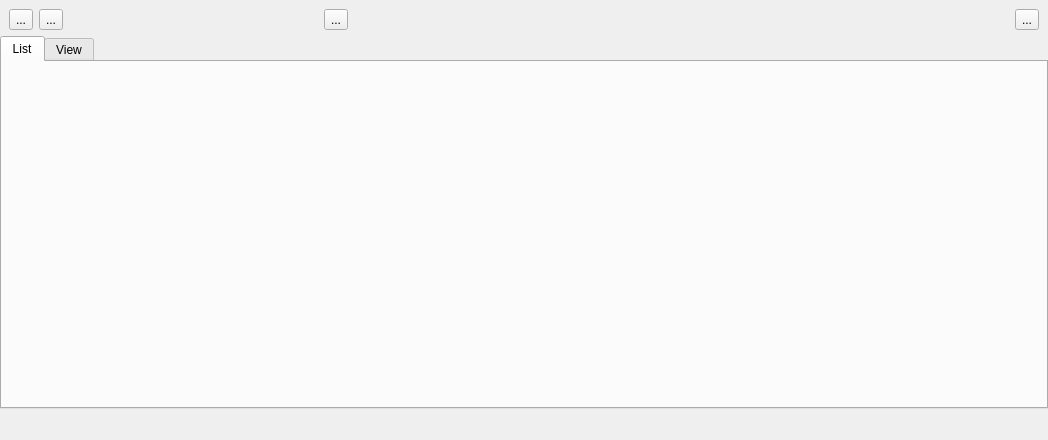
<?xml version="1.0" encoding="UTF-8"?>
<ui version="4.0">
 <class>MainWindow</class>
 <widget class="QMainWindow" name="MainWindow">
  <property name="geometry">
   <rect>
    <x>0</x>
    <y>0</y>
    <width>1048</width>
    <height>440</height>
   </rect>
  </property>
  <property name="windowTitle">
   <string>Sloppy</string>
  </property>
  <property name="styleSheet">
   <string notr="true">MainWindow {
background-color:  rgb(32,32,32);
}</string>
  </property>
  <widget class="QWidget" name="centralwidget">
   <property name="autoFillBackground">
    <bool>false</bool>
   </property>
   <layout class="QVBoxLayout" name="verticalLayout_2" stretch="0,0,0,0">
    <property name="spacing">
     <number>6</number>
    </property>
    <property name="leftMargin">
     <number>0</number>
    </property>
    <property name="topMargin">
     <number>0</number>
    </property>
    <property name="rightMargin">
     <number>0</number>
    </property>
    <property name="bottomMargin">
     <number>0</number>
    </property>
    <item>
     <layout class="QHBoxLayout" name="topbar" stretch="1,1,1">
      <property name="leftMargin">
       <number>9</number>
      </property>
      <property name="topMargin">
       <number>9</number>
      </property>
      <property name="rightMargin">
       <number>9</number>
      </property>
      <item>
       <layout class="QHBoxLayout" name="horizontalLayout_3">
        <item>
         <widget class="QToolButton" name="buttonSettings">
          <property name="toolTip">
           <string>Settings</string>
          </property>
          <property name="text">
           <string>...</string>
          </property>
          <property name="icon">
           <iconset resource="resources.qrc">
            <normaloff>:/icons/icons/icon_settings.svg</normaloff>:/icons/icons/icon_settings.svg</iconset>
          </property>
          <property name="iconSize">
           <size>
            <width>20</width>
            <height>20</height>
           </size>
          </property>
         </widget>
        </item>
        <item>
         <widget class="QToolButton" name="buttonAutoTagger">
          <property name="toolTip">
           <string>Train AutoTagger</string>
          </property>
          <property name="text">
           <string>...</string>
          </property>
          <property name="icon">
           <iconset resource="resources.qrc">
            <normaloff>:/icons/icons/icon_brain.svg</normaloff>:/icons/icons/icon_brain.svg</iconset>
          </property>
          <property name="iconSize">
           <size>
            <width>20</width>
            <height>20</height>
           </size>
          </property>
         </widget>
        </item>
        <item>
         <spacer name="horizontalSpacer">
          <property name="orientation">
           <enum>Qt::Horizontal</enum>
          </property>
          <property name="sizeHint" stdset="0">
           <size>
            <width>40</width>
            <height>20</height>
           </size>
          </property>
         </spacer>
        </item>
        <item>
         <widget class="QToolButton" name="buttonToggleShuffle">
          <property name="toolTip">
           <string>Toggle Shuffle</string>
          </property>
          <property name="text">
           <string>...</string>
          </property>
          <property name="icon">
           <iconset resource="resources.qrc">
            <normaloff>:/icons/icons/icon_list.svg</normaloff>
            <normalon>:/icons/icons/icon_dice.svg</normalon>:/icons/icons/icon_list.svg</iconset>
          </property>
          <property name="iconSize">
           <size>
            <width>20</width>
            <height>20</height>
           </size>
          </property>
          <property name="checkable">
           <bool>true</bool>
          </property>
          <property name="checked">
           <bool>false</bool>
          </property>
         </widget>
        </item>
       </layout>
      </item>
      <item>
       <layout class="QVBoxLayout" name="verticalLayout">
        <item>
         <widget class="InputLineTags" name="inputFilter" native="true"/>
        </item>
       </layout>
      </item>
      <item>
       <layout class="QHBoxLayout" name="horizontalLayout_2">
        <item>
         <spacer name="horizontalSpacer_3">
          <property name="orientation">
           <enum>Qt::Horizontal</enum>
          </property>
          <property name="sizeHint" stdset="0">
           <size>
            <width>40</width>
            <height>20</height>
           </size>
          </property>
         </spacer>
        </item>
        <item>
         <widget class="QToolButton" name="button_scan">
          <property name="toolTip">
           <string>Scan</string>
          </property>
          <property name="text">
           <string>...</string>
          </property>
          <property name="icon">
           <iconset resource="resources.qrc">
            <normaloff>:/icons/icons/icon_add.svg</normaloff>:/icons/icons/icon_add.svg</iconset>
          </property>
          <property name="iconSize">
           <size>
            <width>20</width>
            <height>20</height>
           </size>
          </property>
          <property name="checkable">
           <bool>false</bool>
          </property>
          <property name="checked">
           <bool>false</bool>
          </property>
         </widget>
        </item>
       </layout>
      </item>
     </layout>
    </item>
    <item>
     <widget class="QTabWidget" name="tabWidget">
      <property name="acceptDrops">
       <bool>false</bool>
      </property>
      <property name="styleSheet">
       <string notr="true"/>
      </property>
      <property name="tabPosition">
       <enum>QTabWidget::North</enum>
      </property>
      <property name="tabShape">
       <enum>QTabWidget::Rounded</enum>
      </property>
      <property name="currentIndex">
       <number>0</number>
      </property>
      <property name="usesScrollButtons">
       <bool>true</bool>
      </property>
      <property name="documentMode">
       <bool>false</bool>
      </property>
      <property name="tabsClosable">
       <bool>false</bool>
      </property>
      <property name="movable">
       <bool>false</bool>
      </property>
      <property name="tabBarAutoHide">
       <bool>false</bool>
      </property>
      <widget class="ImageList" name="tabList">
       <attribute name="title">
        <string>List</string>
       </attribute>
      </widget>
      <widget class="ViewerMain" name="tabView">
       <attribute name="title">
        <string>View</string>
       </attribute>
      </widget>
     </widget>
    </item>
    <item>
     <widget class="ScanManager" name="scanManager" native="true"/>
    </item>
    <item>
     <widget class="AutoTagManager" name="autotagger" native="true"/>
    </item>
   </layout>
  </widget>
  <widget class="QMenuBar" name="menubar">
   <property name="geometry">
    <rect>
     <x>0</x>
     <y>0</y>
     <width>1048</width>
     <height>22</height>
    </rect>
   </property>
  </widget>
  <widget class="QStatusBar" name="statusbar">
   <property name="sizeGripEnabled">
    <bool>false</bool>
   </property>
  </widget>
 </widget>
 <customwidgets>
  <customwidget>
   <class>ImageList</class>
   <extends>QWidget</extends>
   <header>imagelist.h</header>
   <container>1</container>
  </customwidget>
  <customwidget>
   <class>ViewerMain</class>
   <extends>QWidget</extends>
   <header>viewermain.h</header>
   <container>1</container>
  </customwidget>
  <customwidget>
   <class>InputLineTags</class>
   <extends>QWidget</extends>
   <header>inputlinetags.h</header>
   <container>1</container>
  </customwidget>
  <customwidget>
   <class>ScanManager</class>
   <extends>QWidget</extends>
   <header>scanmanager.h</header>
   <container>1</container>
  </customwidget>
  <customwidget>
   <class>AutoTagManager</class>
   <extends>QWidget</extends>
   <header>autotagmanager.h</header>
   <container>1</container>
  </customwidget>
 </customwidgets>
 <resources>
  <include location="resources.qrc"/>
 </resources>
 <connections/>
</ui>
